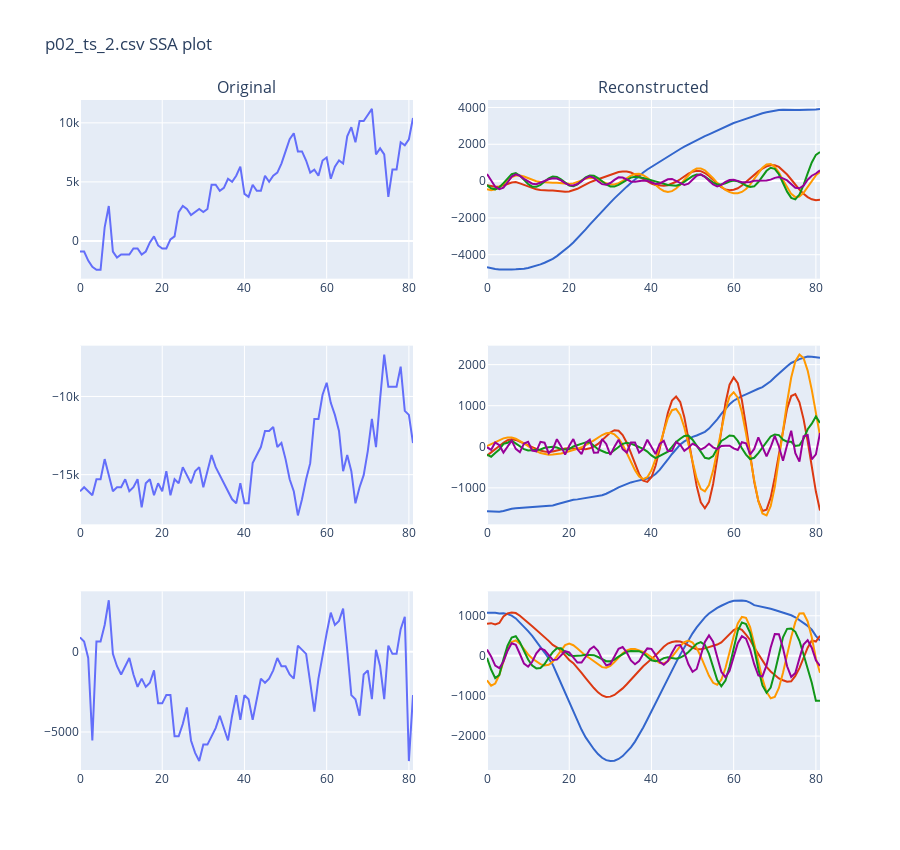

The notebook cell saved with this chart:
### Markdown cell above
### Plot Reconstructed Signals

### Code cell
# get the path to parent dir
import sys, os
parent_dir = os.path.abspath(os.path.join(os.getcwd(), os.pardir))
sys.path.insert(0,parent_dir)

from pltSSsur import pltSSsur
from utils.plot import Plot

_file_name = input("Enter file name (with extension): ") # e.g P02_TS_2.csv

if _file_name != '':
    _numComp = int(input("Enter number of component (column) to be read: "))

if _file_name != '' and _numComp != '':
    file_data, output_data = pltSSsur(_file_name, numComp=_numComp, plot_ok=True, data_dir_path='../data', R_ok=True)

    # generate plot
    Plot.reconstructed(file_data, output_data, signal_no=5, num_comp=_numComp, title=_file_name, is_jupyter=True)
